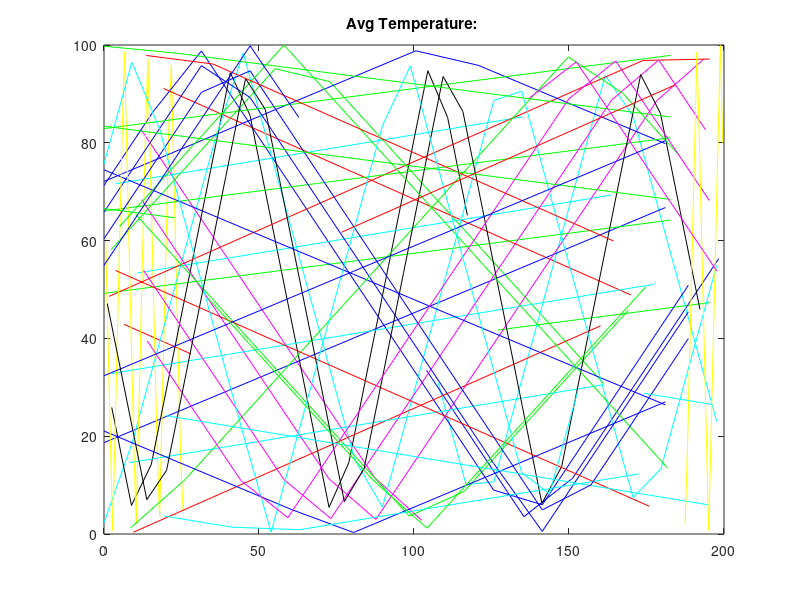

Recreate this plot in MATLAB.
%% Question 1
% This section generates constants to be used later in the script, including number of
% particles, mass and the calculation for thermal velocity.

num_particles = 10;
colours = ["r", "g", "b", "c", "y", "k", "m"];

kb = 1.38064852;
T = 300;
m = 9.10938356E-31;
vth = sqrt(kb * T / m) / 1E15;  % scaled to femtoseconds

mean_time_collision = 0.2;   % measured in picoseconds
timesteps = 1E-3;            % also in picoseconds, so this will be 1 femto second timesteps

%%
% Creates the positions of the particles and assigned a velocity to each,
% chosen from a normal distrobution shifted by the thermal velocity

% particle positions
particles = rand(num_particles, 2);
particles(:, 2) = particles(:, 2)*200;  % x-coordinates
particles(:, 1) = particles(:, 1)*100;  % y-coordinates

% normal distribution shifted by themal velocity
% column 3 is x-velocity, 4 is x-velocity
angles = randn(num_particles, 1) .* 2 * pi;
particles(:, 3) = randn(num_particles, 1) + vth*cos(angles);
particles(:, 4) = randn(num_particles, 1) + vth*sin(angles);

%%
% The main time loop. 50 iterations, each step representing a
% femtosecond. Many more timesteps can be done, but the plot gets too cluttered for the sake of the report.
% 
% This loop will update the positions of all particles and
% check if any have passed a boundary. If a particle has gone above or
% below the y-axis boundary, it will flip the y-velocity and calculate how
% far the particle has overshot the boundary. That oveshoot will be how far
% the particle bounces back in the given timestep. If an x-axis boundary is passed, 
% the particle will be wrapped around to the other side with its velocity 
% unchanged. The average
% termpaerature will also be re-calculated on every time loop and shown in
% the title of the plot.

% main time loop
for i = 0:50      % each step is a femtosecond
    previous_particles = particles;
    
    % update positions
    particles(:, 1) = particles(:, 1) + particles(:, 4);
    particles(:, 2) = particles(:, 2) + particles(:, 3);
    
    % check if any particles passed the boundary and deal with them
    x_boundary_changes_right = particles(:, 2) > 200;
    if any(x_boundary_changes_right)
        particles(:, 2) = particles(:, 2) .* ~x_boundary_changes_right;
    end

    x_boundary_changes_left = particles(:, 2) < 0;
    if any(x_boundary_changes_left)
        particles(:, 2) = particles(:, 2) + 200 * x_boundary_changes_left - abs(particles(:, 2) .* x_boundary_changes_left);
    end
    
    y_boundary_changes_upper = particles(:, 1) > 100;
    if any(y_boundary_changes_upper)
        particles(:, 4) = particles(:, 4) - (2 * particles(:, 4) .* y_boundary_changes_upper);
        overshoot = (particles(:, 1) - 100) .* y_boundary_changes_upper;
        particles(:, 1) = particles(:, 1) - 2 * overshoot;
    end
    
    y_boundary_changes_lower = particles(:, 1) < 0;
    if any(y_boundary_changes_lower)
        particles(:, 4) = particles(:, 4) - (2 * particles(:, 4) .* y_boundary_changes_lower);
        overshoot = abs(particles(:, 1)) .* y_boundary_changes_lower;
        particles(:, 1) = particles(:, 1) + 2 * overshoot;
    end
    
    % plot position updates of particles, 
    % ignoring those that passed the x-boundary
    x_boundary_affected = x_boundary_changes_right | x_boundary_changes_left;
    temp_avg = mean(((sqrt(particles(:, 3).^2 + particles(:, 4).^2) .* 1E15).^2) .* m ./ kb);
    title(sprintf("Avg Temperature: %s", temp_avg))
    for i = 1:length(particles)
        if ~x_boundary_affected(i)
            plot([previous_particles(i, 2) particles(i, 2)], [previous_particles(i, 1) particles(i, 1)], colours(mod(i, length(colours)) + 1))
        end
    end
    axis([0 200 0 100])
    hold on
    pause(0.1)
end

